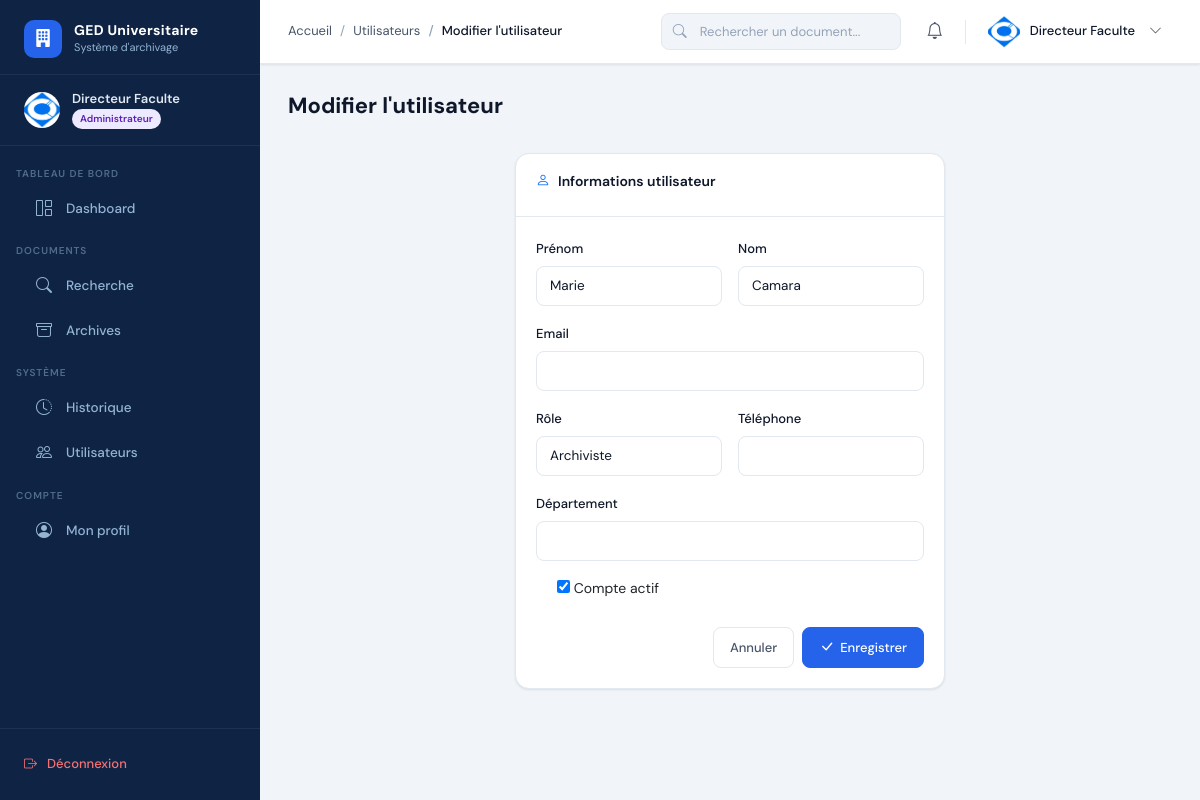
The app's page /utilisateurs/3/modifier/ (signed in) with its own data.
### apps/accounts/models.py (models this page shows, shortened)
class User(AbstractUser):
    ROLE_CHOICES = [
        ('administrateur', 'Administrateur'),
        ('archiviste', 'Archiviste'),
    ]
    role = models.CharField(max_length=20, choices=ROLE_CHOICES, default='archiviste')
    photo = models.ImageField(upload_to='photos/', blank=True, null=True)
    telephone = models.CharField(max_length=20, blank=True)
    departement = models.CharField(max_length=100, blank=True)
    is_active = models.BooleanField(default=True)
    created_at = models.DateTimeField(auto_now_add=True)
    updated_at = models.DateTimeField(auto_now=True)
    def is_admin(self):
        return self.role == 'administrateur'
    class Meta:
        verbose_name = 'Utilisateur'
        verbose_name_plural = 'Utilisateurs'

### apps/accounts/views.py (the view)
# urls.py: path('utilisateurs/<int:pk>/modifier/', views.modifier_utilisateur, name='modifier_utilisateur'),
@login_required
def modifier_utilisateur(request, pk):
    if not request.user.is_admin():
        from django.core.exceptions import PermissionDenied
        raise PermissionDenied
    user = get_object_or_404(User, pk=pk)
    form = UserEditForm(request.POST or None, instance=user)
    if request.method == 'POST' and form.is_valid():
        form.save()
        Historique.objects.create(utilisateur=request.user, action='modification_utilisateur', description=f'Modification du compte {user.username}')
        messages.success(request, 'Utilisateur modifié avec succès.')
        return redirect('gestion_utilisateurs')
    return render(request, 'archiviste/utilisateur_form.html', {'form': form, 'titre': "Modifier l'utilisateur", 'user_edit': user})

### apps/accounts/forms.py
class UserEditForm(forms.ModelForm):
    class Meta:
        model = User
        fields = ['first_name', 'last_name', 'email', 'role', 'telephone', 'departement', 'is_active']
        widgets = {
            'first_name': forms.TextInput(attrs={'class': 'form-control'}),
            'last_name': forms.TextInput(attrs={'class': 'form-control'}),
            'email': forms.EmailInput(attrs={'class': 'form-control'}),
            'role': forms.Select(attrs={'class': 'form-select'}),
            'telephone': forms.TextInput(attrs={'class': 'form-control'}),
            'departement': forms.TextInput(attrs={'class': 'form-control'}),
        }

### templates/archiviste/utilisateur_form.html (shortened to what this page needs)
{% extends 'base.html' %}
{% block breadcrumb %}
<li class="breadcrumb-item"><a href="{% url 'gestion_utilisateurs' %}">Utilisateurs</a></li>
<li class="breadcrumb-item active">{{ titre }}</li>
{% endblock %}
{% block content %}
<div class="page-header">
  <div><h1 class="page-title">{{ titre }}</h1></div>
</div>
<div class="row justify-content-center">
  <div class="col-12 col-md-8 col-lg-6">
    <div class="card">
      <div class="card-header"><span class="card-title"><i class="bi bi-person me-2 text-primary"></i>Informations utilisateur</span></div>
      <div class="card-body">
        <form method="post">
          <div class="row g-3">
            <div class="col-6">
              <label class="form-label">Prénom</label>
              {{ form.first_name }}
            </div>
            <div class="col-6">
              <label class="form-label">Nom</label>
              {{ form.last_name }}
            </div>
            <div class="col-12">
              <label class="form-label">Email</label>
              {{ form.email }}
            </div>
            <div class="col-12 col-md-6">
              <label class="form-label">Rôle</label>
              {{ form.role }}
            </div>
            <div class="col-12 col-md-6">
              <label class="form-label">Téléphone</label>
              {{ form.telephone }}
            </div>
            <div class="col-12">
              <label class="form-label">Département</label>
              {{ form.departement }}
            </div>
            {% if form.is_active %}
            <div class="col-12">
              <div class="form-check">
                {{ form.is_active }}
                <label class="form-check-label">Compte actif</label>
              </div>
            </div>
            {% endif %}
          </div>
          <div class="d-flex gap-2 justify-content-end mt-4">
            <a href="{% url 'gestion_utilisateurs' %}" class="btn btn-outline">Annuler</a>
            <button type="submit" class="btn btn-primary"><i class="bi bi-check-lg"></i> Enregistrer</button>
          </div>
        </form>
      </div>
    </div>
  </div>
</div>
{% endblock %}

### templates/base.html (shortened to what this page needs)
<!DOCTYPE html>
<html lang="fr">
<head>
  {% load static %}
  <link rel="stylesheet" href="https://cdn.jsdelivr.net/npm/bootstrap@5.3.2/dist/css/bootstrap.min.css">
  <link rel="stylesheet" href="https://cdn.jsdelivr.net/npm/bootstrap-icons@1.11.3/font/bootstrap-icons.min.css">
  <link rel="stylesheet" href="{% static 'css/main.css' %}">
</head>
<body>
<aside class="sidebar" id="sidebar">
  <a href="{% url 'dashboard' %}" class="sidebar-logo">
    <div class="sidebar-logo-icon"><i class="bi bi-building-fill"></i></div>
    <div class="sidebar-logo-text">
      <div class="brand">GED Universitaire</div>
      <div class="sub">Système d'archivage</div>
    </div>
  </a>
  <div class="sidebar-user">
    <div class="sidebar-user-avatar">
      {% if user.photo %}<img src="{{ user.photo.url }}" alt="">
      {% else %}{{ user.first_name|first|upper }}{{ user.last_name|first|upper }}
      {% endif %}
    </div>
    <div>
      <div class="sidebar-user-name">{{ user.get_full_name|default:user.username }}</div>
      <div class="sidebar-user-role">
        <span class="sidebar-badge {% if user.is_admin %}badge-admin{% else %}badge-archiviste{% endif %}">
          {{ user.get_role_display }}
        </span>
      </div>
    </div>
  </div>
  <nav class="sidebar-nav">
    {% if user.is_admin %}
      <div class="sidebar-section"><div class="sidebar-section-title">Tableau de bord</div></div>
      <a href="{% url 'dashboard' %}" class="sidebar-link {% if request.resolver_match.url_name == 'dashboard' %}active{% endif %}">
        <i class="bi bi-grid-1x2"></i> Dashboard
      </a>
      <div class="sidebar-section"><div class="sidebar-section-title">Documents</div></div>
      <a href="{% url 'recherche_documents' %}" class="sidebar-link {% if request.resolver_match.url_name == 'recherche_documents' %}active{% endif %}">
        <i class="bi bi-search"></i> Recherche
      </a>
      <a href="{% url 'consultation_archives' %}" class="sidebar-link {% if request.resolver_match.url_name == 'consultation_archives' %}active{% endif %}">
        <i class="bi bi-archive"></i> Archives
      </a>
      <div class="sidebar-section"><div class="sidebar-section-title">Système</div></div>
      <a href="{% url 'historique_systeme' %}" class="sidebar-link {% if request.resolver_match.url_name == 'historique_systeme' %}active{% endif %}">
        <i class="bi bi-clock-history"></i> Historique
      </a>
      <a href="{% url 'gestion_utilisateurs' %}" class="sidebar-link {% if request.resolver_match.url_name == 'gestion_utilisateurs' %}active{% endif %}">
        <i class="bi bi-people"></i> Utilisateurs
      </a>
    {% endif %}
    <div class="sidebar-section"><div class="sidebar-section-title">Compte</div></div>
    <a href="{% url 'profil' %}" class="sidebar-link {% if request.resolver_match.url_name == 'profil' %}active{% endif %}">
      <i class="bi bi-person-circle"></i> Mon profil
    </a>
  </nav>
  <div class="sidebar-footer">
    <a href="{% url 'deconnexion' %}" class="sidebar-logout">
      <i class="bi bi-box-arrow-right"></i> Déconnexion
    </a>
  </div>
</aside>
<div class="main-wrapper">
  <header class="top-navbar">
    <div class="navbar-breadcrumb">
      <nav aria-label="breadcrumb">
        <ol class="breadcrumb">
          <li class="breadcrumb-item"><a href="{% url 'dashboard' %}">Accueil</a></li>
          {% block breadcrumb %}{% endblock %}
        </ol>
      </nav>
    </div>
    <div class="navbar-search d-none d-md-flex">
      <i class="bi bi-search search-icon"></i>
      <form action="{% url 'recherche_documents' %}" method="get">
        <input type="text" name="q" placeholder="Rechercher un document..." class="form-control">
      </form>
    </div>
    <div class="navbar-actions">
      <div class="dropdown">
        <button class="navbar-btn position-relative" data-bs-toggle="dropdown" aria-expanded="false">
          <i class="bi bi-bell"></i>
        </button>
      </div>
      <div class="dropdown">
        <div class="navbar-user" data-bs-toggle="dropdown" style="cursor:pointer;">
          <div class="navbar-user-avatar">
            {% if user.photo %}<img src="{{ user.photo.url }}" alt="">
            {% else %}{{ user.first_name|first|upper }}{{ user.last_name|first|upper }}
            {% endif %}
          </div>
          <span class="navbar-user-name d-none d-lg-block">{{ user.get_full_name|default:user.username }}</span>
          <i class="bi bi-chevron-down text-sm text-muted d-none d-lg-block ms-1"></i>
        </div>
      </div>
    </div>
  </header>
  <main class="content-area">
    {% block content %}{% endblock %}
  </main>
</div>
</body>
</html>

### records on screen
User: photo (picture), get_full_name "Directeur Faculte", role "Administrateur"
User: first_name "Marie", last_name "Camara", role "Archiviste", is_active "☑"

### other values on screen
{{ titre }} "Modifier l'utilisateur"
